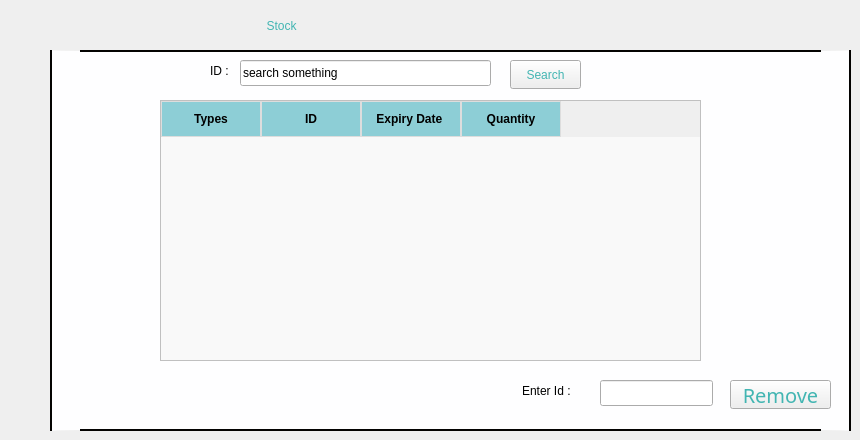
        <widget class="QWidget" name="voirstock">
         <property name="styleSheet">
          <string notr="true">#STOCK
{
font: 700 26pt &quot;Berlin Sans FB Demi&quot;;
color:#42b5b2;
}

#label_12
{
	color:#42b5b2;
	font: 700 12pt &quot;Berlin Sans FB Demi&quot;;
}
#label_15
{color:#42b5b2;
font: 700 12pt &quot;Berlin Sans FB Demi&quot;;
}


#label_3
{color:#42b5b2;
font: 700 12pt &quot;Berlin Sans FB Demi&quot;;
}
#widget_2
{
background-color:#fefeff;
border-radius:30px #040301;
	border: 2px solid #040301;
}
#widget
{background-color:#fefeff;
border-radius:30px #040301;
	border: 2px solid #040301;

}
#expirydate
{
color:#42b5b2;
	font: 700 12pt &quot;Berlin Sans FB Demi&quot;;
}
#id
{
color:#42b5b2;
	font: 700 12pt &quot;Berlin Sans FB Demi&quot;;
}
#ingredients
{
color:#42b5b2;
	font: 700 12pt &quot;Berlin Sans FB Demi&quot;;
}
#quantity
{
color:#42b5b2;
	font: 700 12pt &quot;Berlin Sans FB Demi&quot;;
}
#remove1
{color: #42b5b2; 
font: 15pt &quot;Berlin Sans FB&quot;;}
#search_5
{color: #42b5b2; 
font: 12pt &quot;Berlin Sans FB&quot;;
}
#remove2
{color: #42b5b2; 
font: 15pt &quot;Berlin Sans FB&quot;;
}

#search_3
{color: #42b5b2; 
font: 12pt &quot;Berlin Sans FB&quot;;
}
tableWidget_4 {
    background-color: #f5f5f5; 
    color: #333333;          
    gridline-color: #dcdcdc;  
}




</string>
         </property>
         <attribute name="title">
          <string>Consult</string>
         </attribute>
         <widget class="QWidget" name="widget" native="true">
          <property name="geometry">
           <rect>
            <x>50</x>
            <y>50</y>
            <width>801</width>
            <height>381</height>
           </rect>
          </property>
          <widget class="QLabel" name="label_34">
           <property name="geometry">
            <rect>
             <x>472</x>
             <y>330</y>
             <width>81</width>
             <height>21</height>
            </rect>
           </property>
           <property name="text">
            <string>Enter Id :</string>
           </property>
          </widget>
          <widget class="QLineEdit" name="lineEdit">
           <property name="geometry">
            <rect>
             <x>550</x>
             <y>330</y>
             <width>113</width>
             <height>26</height>
            </rect>
           </property>
          </widget>
          <widget class="QPushButton" name="remove1">
           <property name="geometry">
            <rect>
             <x>680</x>
             <y>330</y>
             <width>101</width>
             <height>29</height>
            </rect>
           </property>
           <property name="font">
            <font>
             <family>Berlin Sans FB</family>
             <pointsize>15</pointsize>
             <italic>false</italic>
             <bold>false</bold>
            </font>
           </property>
           <property name="text">
            <string>Remove</string>
           </property>
          </widget>
          <widget class="QLineEdit" name="search">
           <property name="geometry">
            <rect>
             <x>190</x>
             <y>10</y>
             <width>251</width>
             <height>26</height>
            </rect>
           </property>
           <property name="text">
            <string>search something</string>
           </property>
          </widget>
          <widget class="QLabel" name="label_35">
           <property name="geometry">
            <rect>
             <x>160</x>
             <y>10</y>
             <width>31</width>
             <height>21</height>
            </rect>
           </property>
           <property name="text">
            <string>ID :</string>
           </property>
          </widget>
          <widget class="QPushButton" name="search_3">
           <property name="geometry">
            <rect>
             <x>460</x>
             <y>10</y>
             <width>71</width>
             <height>29</height>
            </rect>
           </property>
           <property name="text">
            <string>Search</string>
           </property>
          </widget>
          <widget class="QTableWidget" name="tableWidget_4">
           <property name="geometry">
            <rect>
             <x>110</x>
             <y>50</y>
             <width>541</width>
             <height>261</height>
            </rect>
           </property>
           <property name="minimumSize">
            <size>
             <width>431</width>
             <height>261</height>
            </size>
           </property>
           <property name="styleSheet">
            <string notr="true">QTableWidget {
    background-color: #f9f9f9;
    color: #333;
    font-size: 14px;
    gridline-color: #e0e0e0;
}

QHeaderView::section {
    background-color:#8dced6 ;
    color: black;
    font-weight: bold;
    padding: 8px;
    border: 1px solid #dddddd;
}

QTableWidget::item {
    border: 1px solid #dddddd;
    padding: 8px;
}

QTableWidget::item:hover {
    background-color: #e8f5e9;
    color: #333;
}

QTableWidget::item:selected {
    background-color: #eab676;
    color: white;
}
</string>
           </property>
           <column>
            <property name="text">
             <string>Types</string>
            </property>
           </column>
           <column>
            <property name="text">
             <string>ID</string>
            </property>
           </column>
           <column>
            <property name="text">
             <string>Expiry Date </string>
            </property>
           </column>
           <column>
            <property name="text">
             <string>Quantity</string>
            </property>
           </column>
          </widget>
         </widget>
         <widget class="QLabel" name="STOCK">
          <property name="geometry">
           <rect>
            <x>220</x>
            <y>0</y>
            <width>401</width>
            <height>51</height>
           </rect>
          </property>
          <property name="text">
           <string>              Stock</string>
          </property>
         </widget>
        </widget>
